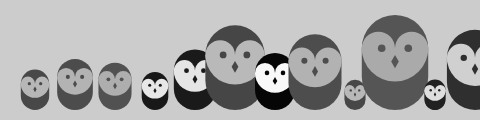
Frame 1 (no input)
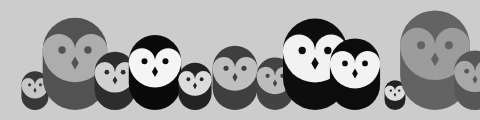
Frame 2 (the mouse pressed at the canvas centre, redrawn once)

The p5.js sketch that drew these frames (run headless with seeded random() and noise() and a simulated clock; the mouse was pressed at the canvas centre and the sketch redrawn once):

// p5.js sketch
// ── sketch.js
function setup() {
  createCanvas(480, 120);
}

function draw() {
  background(204);
  // randomSeed(0);
  for (let i = 35; i < width + 40; i += 40) {
    let gray = int(random(0, 102));
    let scalar = random(0.25, 1.0);
    owl(i, 110, gray, scalar);
  }
  noLoop();
}

function owl(x, y, g, s) {
  push();
  translate(x, y);
  scale(s);  // Set the scale
  stroke(g); // Set the gray value
  strokeWeight(70);
  line(0, -35, 0, -65); // Body
  noStroke();
  fill(255-g);
  ellipse(-17.5, -65, 35, 35); // Left eye dome
  ellipse(17.5, -65, 35, 35);  // Right eye dome
  arc(0, -65, 70, 70, 0, PI);  // Chin
  fill(g);
  ellipse(-14, -65, 8, 8);  // Left eye
  ellipse(14, -65, 8, 8);   // Right eye
  quad(0, -58, 4, -51, 0, -44, -4, -51); // Beak
  pop();
}

// https://editor.p5js.org/jht1493/sketches/45Cv8Gi4i
// Ex_09_07 Owls of Different Sizes

// https://github.com/lmccart/gswp5.js-code/blob/master/09_Functions/Ex_09_07.js
